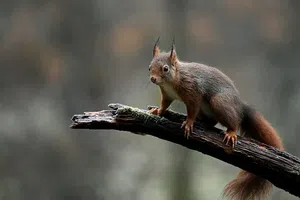
#> input picture 6th-week-image-processing/robert.webp, 300 x 200 px
$ python robertCross.py
#> lines starting #> are read from the running program, lines starting #| are printed output that depends on the picture
import cv2
import numpy as np
from scipy import ndimage

roberts_cross_v = np.array( [[1, 0 ],
							[0,-1 ]] )

roberts_cross_h = np.array( [[ 0, 1 ],
							[ -1, 0 ]] )

img = cv2.imread("robert.webp",0).astype('float64')
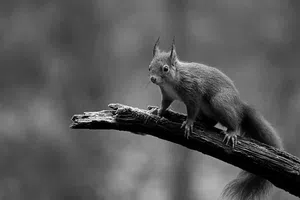
#> img: shape (200, 300) float64; min 0, max 244, mean 88.1
img/=255.0
vertical = ndimage.convolve( img, roberts_cross_v )
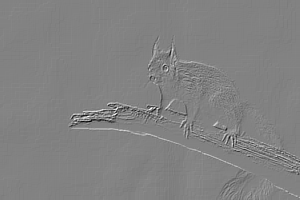
#> vertical: shape (200, 300) float64; min -0.722, max 0.69, mean 8.72e-05; drawn with min black and max white
horizontal = ndimage.convolve( img, roberts_cross_h )
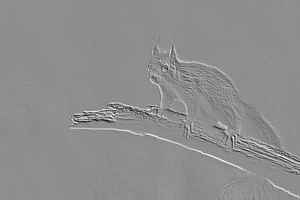
#> horizontal: shape (200, 300) float64; min -0.776, max 0.624, mean 0.000301; drawn with min black and max white

edged_img = np.sqrt( np.square(horizontal) + np.square(vertical))
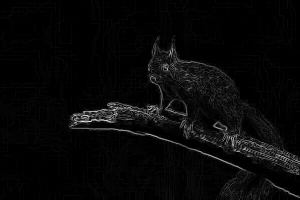
#> edged_img: shape (200, 300) float64; min 0, max 0.924, mean 0.0336
edged_img*=255

cv2.imwrite("output.jpg",edged_img)
output = cv2.imread("output.jpg",0)
#> output: shape (200, 300); min 0, max 239, mean 8.6

cv2.namedWindow('result', cv2.WINDOW_AUTOSIZE)

cv2.imshow('result', output)
cv2.waitKey(0)

$ run again, with 6th-week-image-processing/Noise_image.png saved as 6th-week-image-processing/robert.webp
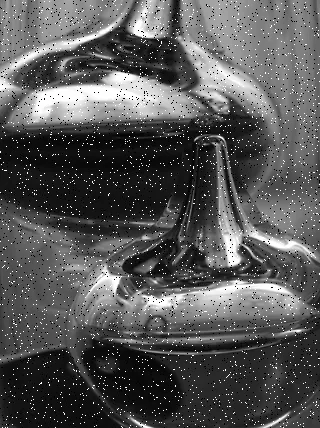
#> input picture 6th-week-image-processing/Noise_image.png, 320 x 428 px
#> `horizontal = ndimage.convolve( img, roberts_cross_h )`:
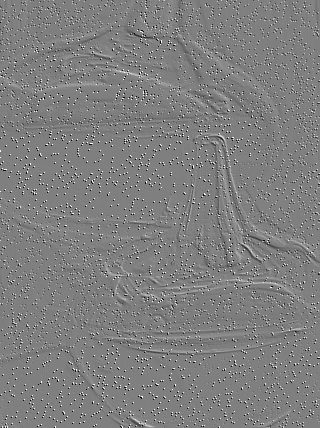
#> horizontal: shape (428, 320) float64; min -1, max 1, mean -0.000771; drawn with min black and max white
#> `cv2.imwrite("output.jpg",edged_img)`:
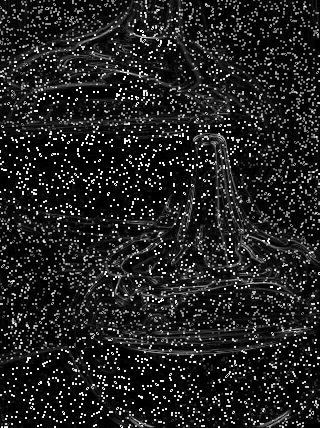
#> saved as output.jpg: shape (428, 320); min 0, max 255, mean 33.8

$ run again, with 6th-week-image-processing/flowers.jpeg saved as 6th-week-image-processing/robert.webp
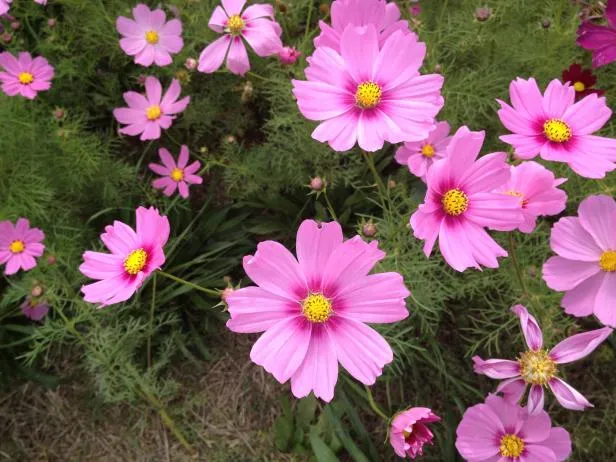
#> input picture 6th-week-image-processing/flowers.jpeg, 616 x 462 px
#> `horizontal = ndimage.convolve( img, roberts_cross_h )`:
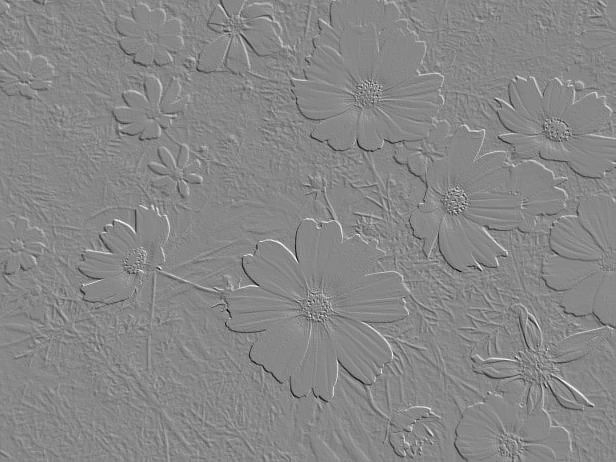
#> horizontal: shape (462, 616) float64; min -0.749, max 0.659, mean -0.000302; drawn with min black and max white
#> `edged_img = np.sqrt( np.square(horizontal) + np.square(vertical))`:
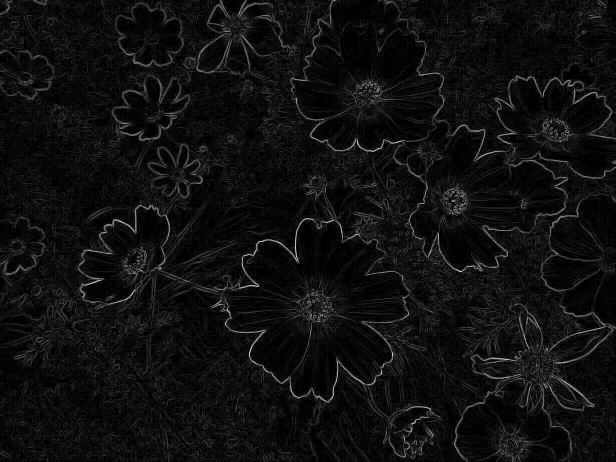
#> edged_img: shape (462, 616) float64; min 0, max 0.863, mean 0.0619

$ run again, with 6th-week-image-processing/smoothimg.jpg saved as 6th-week-image-processing/robert.webp
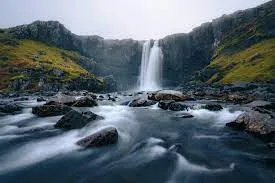
#> input picture 6th-week-image-processing/smoothimg.jpg, 275 x 183 px
#> `horizontal = ndimage.convolve( img, roberts_cross_h )`:
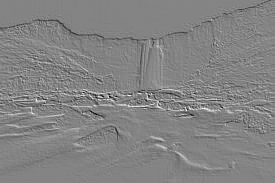
#> horizontal: shape (183, 275) float64; min -0.741, max 0.69, mean -0.00331; drawn with min black and max white
#> `edged_img = np.sqrt( np.square(horizontal) + np.square(vertical))`:
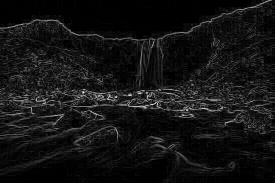
#> edged_img: shape (183, 275) float64; min 0, max 0.954, mean 0.0778
